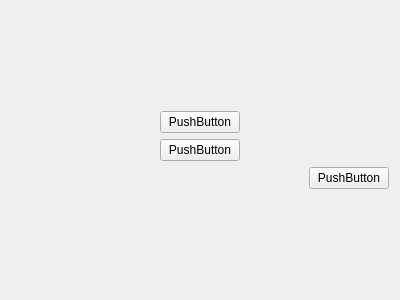
<?xml version="1.0" encoding="UTF-8"?>
<ui version="4.0">
 <class>AiLvlList</class>
 <widget class="QWidget" name="AiLvlList">
  <property name="geometry">
   <rect>
    <x>0</x>
    <y>0</y>
    <width>400</width>
    <height>300</height>
   </rect>
  </property>
  <property name="windowTitle">
   <string>Form</string>
  </property>
  <layout class="QGridLayout" name="gridLayout">
   <item row="0" column="0">
    <layout class="QVBoxLayout" name="verticalLayout">
     <item>
      <layout class="QHBoxLayout" name="horizontalLayout">
       <item>
        <spacer name="horizontalSpacer">
         <property name="orientation">
          <enum>Qt::Horizontal</enum>
         </property>
         <property name="sizeHint" stdset="0">
          <size>
           <width>40</width>
           <height>20</height>
          </size>
         </property>
        </spacer>
       </item>
       <item>
        <widget class="QPushButton" name="buttoVs1">
         <property name="text">
          <string>PushButton</string>
         </property>
        </widget>
       </item>
       <item>
        <spacer name="horizontalSpacer_2">
         <property name="orientation">
          <enum>Qt::Horizontal</enum>
         </property>
         <property name="sizeHint" stdset="0">
          <size>
           <width>40</width>
           <height>20</height>
          </size>
         </property>
        </spacer>
       </item>
      </layout>
     </item>
     <item>
      <layout class="QHBoxLayout" name="horizontalLayout_2">
       <item>
        <spacer name="horizontalSpacer_3">
         <property name="orientation">
          <enum>Qt::Horizontal</enum>
         </property>
         <property name="sizeHint" stdset="0">
          <size>
           <width>40</width>
           <height>20</height>
          </size>
         </property>
        </spacer>
       </item>
       <item>
        <widget class="QPushButton" name="buttonVs2">
         <property name="text">
          <string>PushButton</string>
         </property>
        </widget>
       </item>
       <item>
        <spacer name="horizontalSpacer_4">
         <property name="orientation">
          <enum>Qt::Horizontal</enum>
         </property>
         <property name="sizeHint" stdset="0">
          <size>
           <width>40</width>
           <height>20</height>
          </size>
         </property>
        </spacer>
       </item>
      </layout>
     </item>
     <item>
      <layout class="QHBoxLayout" name="horizontalLayout_3">
       <item>
        <spacer name="horizontalSpacer_5">
         <property name="orientation">
          <enum>Qt::Horizontal</enum>
         </property>
         <property name="sizeHint" stdset="0">
          <size>
           <width>40</width>
           <height>20</height>
          </size>
         </property>
        </spacer>
       </item>
       <item>
        <widget class="QPushButton" name="buttonBack">
         <property name="text">
          <string>PushButton</string>
         </property>
        </widget>
       </item>
      </layout>
     </item>
    </layout>
   </item>
  </layout>
 </widget>
 <resources/>
 <connections/>
</ui>
